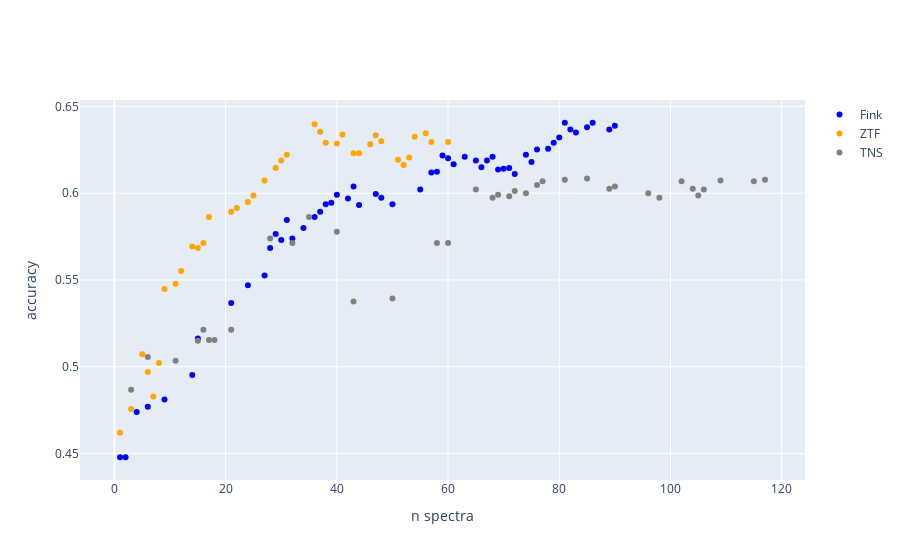

Notebook cell for this chart:
### Code cell
import plotly.graph_objects as go

# Create the first scatter plot trace
trace1 = go.Scatter(x=metrics_fink_all['n spectra'].values, y=metrics_fink_all['accuracy'].values, mode='markers', name='Fink', marker=dict(color='blue'),hovertext=metrics_fink_all['query_objectIds'].astype(str).values, hoverinfo='text+x+y')
# Create the second scatter plot trace
trace2 = go.Scatter(x=metrics_ztf['n spectra'].values, y=metrics_ztf['accuracy'].values, mode='markers', name='ZTF', marker=dict(color='orange'),hovertext=metrics_ztf['query_objectIds'].astype(str).values, hoverinfo='text+x+y')

trace3 = go.Scatter(x=metrics_allTNS['n spectra'].values, y=metrics_allTNS['accuracy'].values, mode='markers', name='TNS', marker=dict(color='grey'),hovertext=metrics_allTNS['query_objectIds'].astype(str).values, hoverinfo='text+x+y')

# Create the figure and add the two traces
fig = go.Figure(data=[trace1, trace2, trace3])
# Update layout to set the x-axis label
fig.update_layout(
    xaxis_title='n spectra',  # Set x-axis label
    yaxis_title='accuracy'   # Set y-axis label (optional)
)
# Show the figure
fig.show()

### Figure 1 — Plotly figure (JSON) as saved in the notebook; plotly's stock layout.template omitted (floating-point values rounded to 4 significant figures)
{"data": [{"hoverinfo": "text+x+y", "hovertext": ["['ZTF23abecphw']", "['ZTF23abdhvou']", "['ZTF23abeudve', 'ZTF23abggbdy']", "['ZTF23abglsmj', 'ZTF23abhtkba']", "['ZTF23abgfwhj', 'ZTF23abghfyg', 'ZTF23abhafym']", "['ZTF23abgnfdv', 'ZTF23abgspys', 'ZTF23abhailb', 'ZTF23abhublj', 'ZTF23abhzwll']", "['ZTF23abgspvs']", "['ZTF23abhzlbh', 'ZTF23abhzoyw', 'ZTF23abhzwhl', 'ZTF23abidsaw', 'ZTF23abihzbq', 'ZTF23abiljba']", "['ZTF23abhvsbo', 'ZTF23abixwfv', 'ZTF23abjhbcr']", "['ZTF23abjzkqu', 'ZTF23abkavcl', 'ZTF23abkgdei']", "['ZTF23abjtozz']", "['ZTF24aaejkyp']", "['ZTF24aaegskb']", "['ZTF24aahgtjt']", "['ZTF24aahgqwk']", "['ZTF24aahuulq', 'ZTF24aahznij']", "['ZTF24aaiehwu', 'ZTF24aaiftcp']", "['ZTF24aaindpx']", "['ZTF24aaiypmp']", "['ZTF24aahtdhb']", "['ZTF24aaieino']", "['ZTF24aaiafkl', 'ZTF24aaiigrt']", "['ZTF24aaikjjk']", "['ZTF24aajqamj']", "['ZTF24aajqwsm', 'ZTF24aajwajo', 'ZTF24aakwvbi']", "['ZTF24aakfchb']", "['ZTF24aajvldc', 'ZTF24aakymro']", "['ZTF24aalcflg', 'ZTF24aalhjeu', 'ZTF24aalhjml', 'ZTF24aalpgky', 'ZTF24aalsuwb']", "['ZTF24aakyqxt', 'ZTF24aalbzkr']", "['ZTF24aalbkdo']", "['ZTF24aamtsgz']", "['ZTF24aamdfll']", "['ZTF24aaoxbth']", "['ZTF24aarfccy', 'ZTF24aarqrkn']", "['ZTF24aaqutdf', 'ZTF24aarwwnc']", "['ZTF24aasmghi']", "['ZTF24aasqcng']", "['ZTF24aatkrrw']", "['ZTF24aatfxrw']", "['ZTF24aatqolq']", "['ZTF24aatccmo']", "['ZTF24aatyini']", "['ZTF24aaudlat', 'ZTF24aavttjp']", "['ZTF24aavovrp']", "['ZTF24aavzglr']", "['ZTF24aavapoe', 'ZTF24aawjctx']", "['ZTF24aawrofs']", "['ZTF24aaxmalj']", "['ZTF24aaxmpyh']", "['ZTF24aawzlfb']", "['ZTF24aaxmpne']", "['ZTF24aaxqnbe', 'ZTF24aaygegk']", "['ZTF24aaymouy']", "['ZTF24aaxzjdt', 'ZTF24aayyqub', 'ZTF24abakgyn']", "['ZTF24aazkvzi']"], "marker": {"color": "blue"}, "mode": "markers", "name": "Fink", "type": "scatter", "x": [1, 2, 4, 6, 9, 14, 15, 21, 24, 27, 28, 29, 30, 31, 32, 34, 36, 37, 38, 39, 40, 42, 43, 44, 47, 48, 50, 55, 57, 58, 59, 60, 61, 63, 65, 66, 67, 68, 69, 70, 71, 72, 74, 75, 76, 78, 79, 80, 81, 82, 83, 85, 86, 89, 90], "y": [0.4479, 0.4479, 0.4739, 0.4769, 0.4812, 0.4953, 0.5162, 0.5368, 0.547, 0.5526, 0.5684, 0.5765, 0.5731, 0.5846, 0.5739, 0.5799, 0.5863, 0.5893, 0.5936, 0.5944, 0.5991, 0.597, 0.6038, 0.5932, 0.5996, 0.5974, 0.5936, 0.6021, 0.612, 0.6124, 0.6218, 0.6201, 0.6167, 0.6209, 0.6188, 0.615, 0.6188, 0.6209, 0.6137, 0.6141, 0.6145, 0.6111, 0.6222, 0.6179, 0.6252, 0.6256, 0.6291, 0.6321, 0.6406, 0.6368, 0.635, 0.638, 0.6406, 0.6368, 0.6389]}, {"hoverinfo": "text+x+y", "hovertext": ["['ZTF23abgnvya']", "['ZTF23abhvuft', 'ZTF23abhyroo']", "['ZTF23abhzlbh', 'ZTF23abhzxwm']", "['ZTF23abjehlx']", "['ZTF23abkixdb']", "['ZTF23abjrdne']", "['ZTF23abjxqwr']", "['ZTF24aahsyhe', 'ZTF24aahxmmu']", "['ZTF24aaiehiv']", "['ZTF24aaiehwu', 'ZTF24aaihwaq']", "['ZTF24aaindpx']", "['ZTF24aaistkr']", "['ZTF24aajhxqs']", "['ZTF22abxacvm', 'ZTF24aajemkb', 'ZTF24aajhlhf', 'ZTF24aajqamj']", "['ZTF24aajqsti']", "['ZTF24aakaiha', 'ZTF24aakajby']", "['ZTF24aakbptu']", "['ZTF24aakfltk', 'ZTF24aakocjx']", "['ZTF24aajxpmq', 'ZTF24aakfgvg']", "['ZTF24aakrqzs']", "['ZTF24aakzgnd']", "['ZTF24aalailt', 'ZTF24aalbkdo', 'ZTF24aalbzkr', 'ZTF24aalcflg', 'ZTF24aaleixp']", "['ZTF24aamiomv']", "['ZTF24aalywdn']", "['ZTF24aamtsgz', 'ZTF24aamtwya']", "['ZTF24aamttpq']", "['ZTF24aancgyl', 'ZTF24aancjzy']", "['ZTF24aamtpla']", "['ZTF24aaoauvb', 'ZTF24aaofamr']", "['ZTF24aaooxcd']", "['ZTF24aasktkt']", "['ZTF24aasktmr', 'ZTF24aaskxde', 'ZTF24aasvscv']", "['ZTF24aasokij']", "['ZTF24aasqcng']", "['ZTF24aaspwim']", "['ZTF24aasvdze', 'ZTF24aatgvrs']", "['ZTF24aatdjua']", "['ZTF24aaswnkx', 'ZTF24aatbnzj', 'ZTF24aatjphv']"], "marker": {"color": "orange"}, "mode": "markers", "name": "ZTF", "type": "scatter", "x": [1, 3, 5, 6, 7, 8, 9, 11, 12, 14, 15, 16, 17, 21, 22, 24, 25, 27, 29, 30, 31, 36, 37, 38, 40, 41, 43, 44, 46, 47, 48, 51, 52, 53, 54, 56, 57, 60], "y": [0.462, 0.4756, 0.5073, 0.497, 0.4829, 0.5021, 0.5449, 0.5479, 0.5551, 0.5692, 0.5684, 0.5714, 0.5863, 0.5893, 0.5915, 0.5949, 0.5987, 0.6073, 0.6145, 0.6188, 0.6222, 0.6397, 0.6355, 0.6291, 0.6286, 0.6338, 0.6231, 0.6231, 0.6282, 0.6333, 0.6299, 0.6192, 0.6162, 0.6205, 0.6325, 0.6346, 0.6295, 0.6295]}, {"hoverinfo": "text+x+y", "hovertext": ["['ZTF23abfubfc', 'ZTF23abgbwok', 'ZTF23abgwvkv']", "['ZTF23abgfwhj', 'ZTF23abgltid', 'ZTF23abgovnz']", "['ZTF23aaxgavf', 'ZTF23abgnvya', 'ZTF23abgpokx', 'ZTF23abgqzhi', 'ZTF23abgspvs']", "['ZTF23abfxxod', 'ZTF23abgnvhq', 'ZTF23abgspys', 'ZTF23abgyyvj']", "['ZTF23abhafym']", "['ZTF23abhzwll']", "['ZTF23abgncdh']", "['ZTF23abhshdk', 'ZTF23abhublj', 'ZTF23abhvlji']", "['ZTF19abnggdt', 'ZTF23abhvrhm', 'ZTF23abhvsbo', 'ZTF23abhvuft', 'ZTF23abhwhho', 'ZTF23abhxpga', 'ZTF23abhyroo']", "['ZTF23abgnfdv', 'ZTF23abhzlbh', 'ZTF23abhzxwm', 'ZTF23abihzbq']", "['ZTF23abhtsna', 'ZTF23abihavc', 'ZTF23abioirc']", "['ZTF23abhxvly', 'ZTF23abidsaw', 'ZTF23abijnsm', 'ZTF23abijopy', 'ZTF23abikioc']", "['ZTF23abhailb', 'ZTF23abiljba', 'ZTF23abjazdg']", "['ZTF23abhvkby', 'ZTF23abieafn', 'ZTF23abigzke', 'ZTF23abivaby', 'ZTF23abivscl', 'ZTF23abjehlx', 'ZTF23abjexnw']", "['ZTF19absymnz', 'ZTF23abiahyg', 'ZTF23abikzfr', 'ZTF23abjacqc', 'ZTF23abjfrbi', 'ZTF23abjikaf', 'ZTF23abjqxbe', 'ZTF23abkixdb']", "['ZTF23abjfpng', 'ZTF23abjjrwv']", "['ZTF23abjtozz', 'ZTF23abjuxso', 'ZTF23abjvuwc', 'ZTF23abjxqwr', 'ZTF23abjyjpb']", "['ZTF24aahphdh', 'ZTF24aahsyhe', 'ZTF24aahxmmu']", "['ZTF24aahtqlp']", "['ZTF24aahtnpc', 'ZTF24aahuzig']", "['ZTF24aaiegnl']", "['ZTF24aahwzei', 'ZTF24aaiehiv']", "['ZTF24aaidazw', 'ZTF24aaindpx']", "['ZTF24aaiypmp']", "['ZTF19abgbbzy', 'ZTF24aajhotx', 'ZTF24aajhxqs', 'ZTF24aajibzs']", "['ZTF22abxacvm', 'ZTF24aajemkb', 'ZTF24aajhlhf', 'ZTF24aajqamj']", "['ZTF24aajdqbw', 'ZTF24aajioip', 'ZTF24aajqsti', 'ZTF24aajqwsm']", "['ZTF24aakajtn']", "['ZTF24aajjmlk', 'ZTF24aajxppf', 'ZTF24aajzrsq', 'ZTF24aakagbu', 'ZTF24aakaiha', 'ZTF24aakajby']", "['ZTF24aakbptu', 'ZTF24aakbqjh']", "['ZTF24aajvvnw', 'ZTF24aakdffc', 'ZTF24aakfltk', 'ZTF24aakocjx']", "['ZTF24aajxpmq', 'ZTF24aakfgvg']", "['ZTF24aakrqzs']", "['ZTF24aakzxzu']", "['ZTF24aakymro', 'ZTF24aakzgnd', 'ZTF24aakzmiu']", "['ZTF24aalailt', 'ZTF24aalbkdo', 'ZTF24aalbwpz', 'ZTF24aalbzkr', 'ZTF24aalcflg', 'ZTF24aaleixp']", "['ZTF24aalndou', 'ZTF24aalsuwb']"], "marker": {"color": "grey"}, "mode": "markers", "name": "TNS", "type": "scatter", "x": [3, 6, 11, 15, 16, 17, 18, 21, 28, 32, 35, 40, 43, 50, 58, 60, 65, 68, 69, 71, 72, 74, 76, 77, 81, 85, 89, 90, 96, 98, 102, 104, 105, 106, 109, 115, 117], "y": [0.4868, 0.5056, 0.5034, 0.515, 0.5214, 0.5154, 0.5154, 0.5214, 0.5739, 0.5714, 0.5863, 0.5778, 0.5376, 0.5393, 0.5714, 0.5714, 0.6021, 0.5974, 0.5991, 0.5983, 0.6013, 0.6, 0.6047, 0.6068, 0.6077, 0.6085, 0.6026, 0.6038, 0.6, 0.5974, 0.6068, 0.6026, 0.5987, 0.6021, 0.6073, 0.6068, 0.6077]}], "layout": {"xaxis": {"title": {"text": "n spectra"}}, "yaxis": {"title": {"text": "accuracy"}}}}
